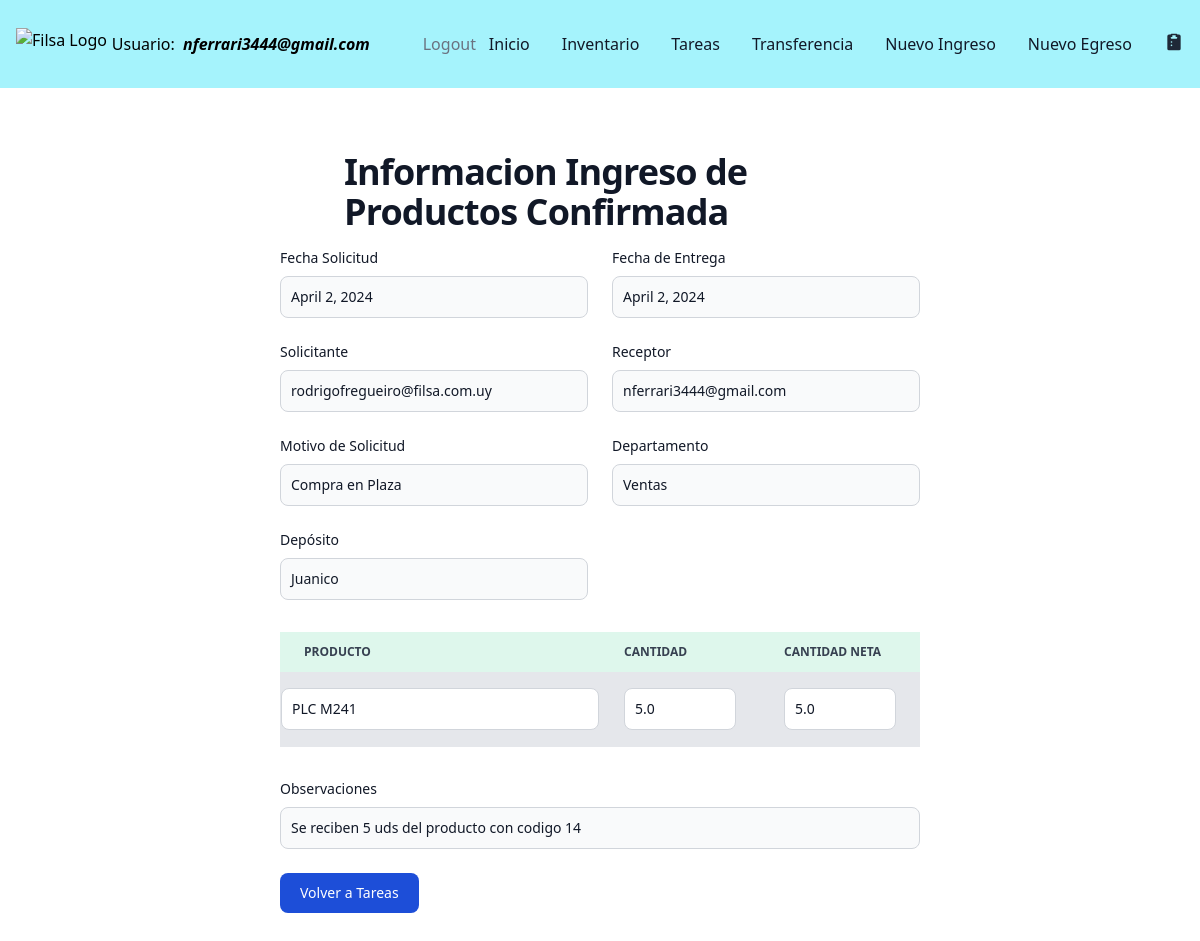
The page /inbound-confirmed/2 (signed in) on the database as committed earlier.
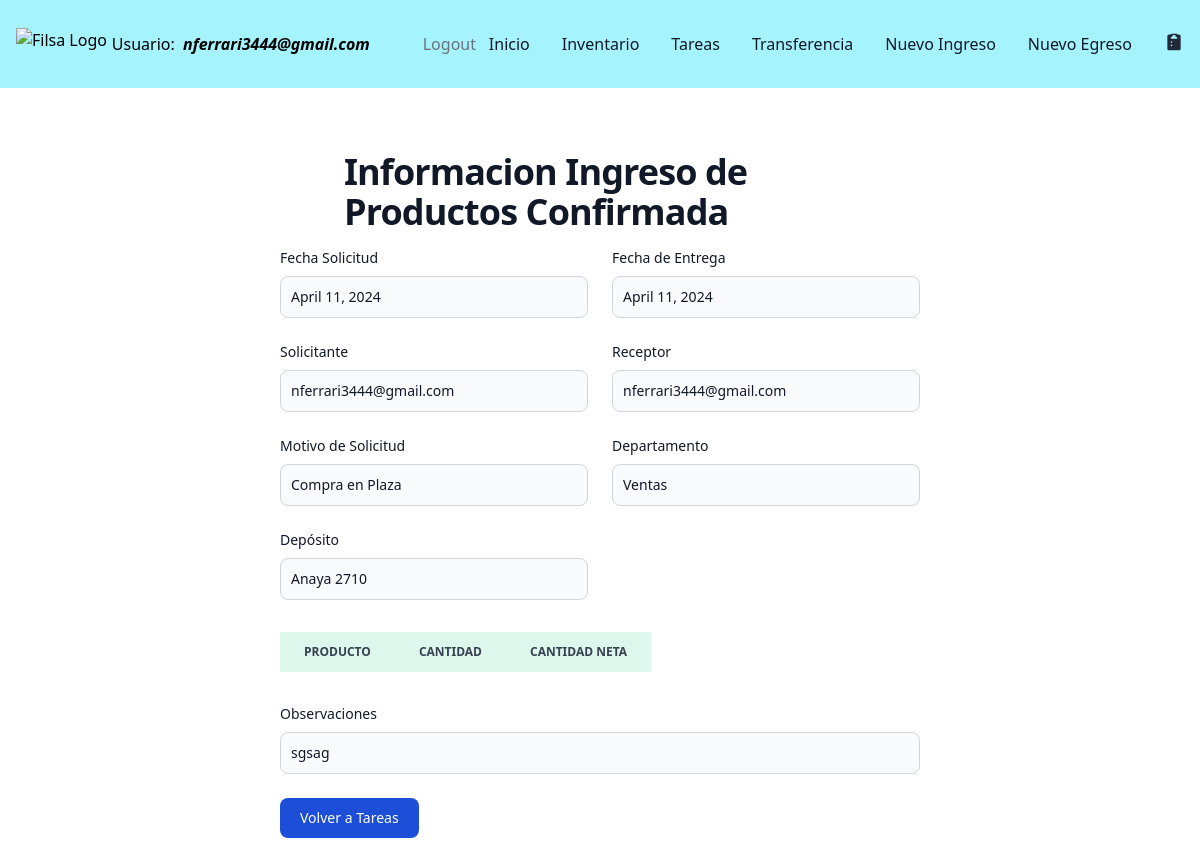
The same page on the database as committed later.
### filsa/models.py (models this page shows, shortened)
class Tasks(models.Model):
    STATUS = [('Pending','Pending'),
              ('Confirmed','Confirmed')]
    DEPARTMENT = [('Ventas','Ventas'),
                ('Dirección', 'Dirección'),
                ('Administración', 'Administración'),
                 ('Encargado Servicio Técnico', 'Encargado Servicio Técnico'),
                ('Servicio Técnico', 'Servicio Técnico'),
                ('Logística','Logística')
                ]
    MOTIVOSINGRESO = [('Devolución Mercadería', 'Devolución Mercadería'),
                ('Importación', 'Importación'),
                 ('Compra en Plaza', 'Compra en Plaza'),
                 ('Armado Nuevo Producto', 'Armado Nuevo Producto' )]
    MOTIVOSEGRESO = [('Servicio Técnico', 'Servicio Técnico'),
                     ('Planta de Armado', 'Planta de Armado'),
                      ('Ventas', 'Ventas'),
                       ('Mantenimiento', 'Mantenimiento') ]
    task_id = models.AutoField(primary_key=True)
    receptor = models.ForeignKey(CustomUser, on_delete=models.CASCADE, related_name='receptor',  blank=True, null=True)
    issuer = models.ForeignKey(CustomUser, on_delete=models.CASCADE, related_name='issuer', blank=True, null=True)
    status = models.CharField(max_length=30, choices= STATUS, default='Pending')
    department = models.CharField(max_length=30, choices = DEPARTMENT, default='Sales')
    date = models.DateField(verbose_name=u"Fecha")
    deliveryDate = models.DateField(verbose_name=u"Fecha", default = '1970-01-01')
    motivoIngreso = models.CharField(max_length=30, choices = MOTIVOSINGRESO) # default='Transferencia Depósitos')
    motivoEgreso = models.CharField(max_length=30, choices = MOTIVOSEGRESO) #default='Transferencia Depósitos')
    warehouseProduct = models.ForeignKey(WarehousesProduct, on_delete= models.CASCADE, blank=True, null=True)
    actionType = models.CharField(max_length=20,  default='Inbound')
    observations = models.CharField(max_length=500, null=True, blank= True)

class CustomUser( AbstractBaseUser , PermissionsMixin ):
    class Meta:
        verbose_name = 'Usuarios'
        verbose_name_plural = 'Usuarios'
    username = models.CharField(max_length=40, verbose_name="Usuario")
    password = models.CharField(max_length=100)
    email = models.EmailField(max_length=40, blank=False, unique=True,
                              default='', error_messages =
                                {'required': 'Please provide your email address.',
                  'unique': 'An account with this email exist'}, verbose_name="Correo")
    departamento = models.CharField(max_length=30,  default='Sales', verbose_name="Departamento")
    role = models.CharField(max_length=40,  blank=True, null=True, verbose_name= "Rol")
    is_staff = models.BooleanField(default=False)
    is_superuser = models.BooleanField(default=False)
    is_active = models.BooleanField(default=True)
    USERNAME_FIELD = 'email'
    REQUIRED_FIELDS = ['username']
    objects = CustomUserManager()

class WarehousesProduct(models.Model):
    class Meta:
        verbose_name = 'Productos en Deposito'
        verbose_name_plural = 'Productos en Deposito'
    name = models.CharField(max_length=100, verbose_name="Deposito")
    product = models.ForeignKey(Product, on_delete = models.CASCADE,  blank=True, null=True, verbose_name="Producto" )
    quantity = models.FloatField(default=0, verbose_name="Cantidad en Deposito")
    location = models.CharField(max_length=100, default='', blank=True, null=True, verbose_name="Ubicacion")
    deltaQuantity = models.FloatField()
    inTransit = models.BooleanField(default=False)

class StockMovements(models.Model):
    class Meta:
      verbose_name = 'Detalle Movimiento Producto'
      verbose_name_plural = 'Detalle Movimientos Productos'
    MOVEMENT = [('Inbound','Inbound'),
                ('Outbound', 'Outbound')]
    warehouseProduct = models.ForeignKey(WarehousesProduct, on_delete=models.CASCADE,  verbose_name=u"Nombre de Producto")
    task = models.ForeignKey(Tasks, on_delete=models.CASCADE,  blank=True, null=True )
    actionType = models.CharField(max_length=25,  default='Inbound')
    cantidad = models.FloatField(default=0)
    cantidadNeta = models.FloatField(default=0)
    cantidadEntregada = models.FloatField(default=0)
    image = models.ImageField(upload_to='images/', null=True, blank=True)

class Product(models.Model):
    class Meta:
      verbose_name = 'Stock Productos vs Seguridad'
      verbose_name_plural = 'Stock Productos vs Seguridad'
    CATEGORIES = [('Tubos', 'Tubos'),
                  ('Tornillos', 'Tornillos'),
                  ('Accesorios','Accesorios'),
                  ('Maquinas','Maquinas'),
                  ('Insumos','Insumos')
                  ]
    product_id = models.AutoField(primary_key=True)
    name = models.CharField(max_length=100)
    barcode = models.CharField(max_length= 100, verbose_name=u"Codigo de Barras")
    internalCode = models.BigIntegerField(verbose_name=u"Codigo Interno")
    quantity = models.FloatField()
    category = models.CharField(max_length=100, default='Insumos') #  choices=CATEGORIES,
    supplier = models.CharField(max_length=100, default='')
    stockSecurity = models.IntegerField(default=0)
    hasOffer = models.ForeignKey(Cotization, on_delete=models.SET_DEFAULT, blank=True, null=True, default=None)
    quantityOffer = models.FloatField(null=True, blank= True)
    priceOffer = models.FloatField(null=True, blank= True)

### filsa/views.py (the view)
# urls.py: path('inbound-confirmed/<int:requested_id>', inboundConfirmedView, name='inboundconfirmed'),
@login_required
def inboundConfirmedView(request, requested_id):
    confirmedTask = Tasks.objects.filter(task_id=requested_id, status='Confirmed')
    return render(request, 'inboundConfirmed.html', { 'task': confirmedTask[0] })

### filsa/templates/inboundConfirmed.html (shortened to what the changed rows need)
{% extends '_base.html' %}
{% load static %}
{% block content %}
<section class="bg-white dark:bg-gray-900">
    <div class="py-8 px-4 mx-auto max-w-2xl lg:py-16">
        <h1 class="flex mb-4 text-2xl sm:px-16 font-extrabold leading-none tracking-tight text-gray-900 md:text-3xl lg:text-4xl dark:text-white">Informacion Ingreso de Productos Confirmada</h1>
            <div class="grid gap-4 sm:grid-cols-2 sm:gap-6">
                <div>
                    <label for="brand" class="block mb-2 text-sm font-medium text-gray-900 dark:text-white">Fecha Solicitud</label>
                     <div class="bg-gray-50 border border-gray-300 text-gray-900 text-sm rounded-lg focus:ring-primary-600 focus:border-primary-600 block w-full p-2.5 dark:bg-gray-700 dark:border-gray-600 dark:placeholder-gray-400 dark:text-white dark:focus:ring-primary-500 dark:focus:border-primary-500">{{task.date}}</div>
                </div>
                    <div>
                        <label for="brand" class="block mb-2 text-sm font-medium text-gray-900 dark:text-white">Fecha de Entrega</label>
                         <div class="bg-gray-50 border border-gray-300 text-gray-900 text-sm rounded-lg focus:ring-primary-600 focus:border-primary-600 block w-full p-2.5 dark:bg-gray-700 dark:border-gray-600 dark:placeholder-gray-400 dark:text-white dark:focus:ring-primary-500 dark:focus:border-primary-500">{{task.deliveryDate}}</div>
                    </div>
                <div>
                    <label for="solicitante" class="block mb-2 text-sm font-medium text-gray-900 dark:text-white">Solicitante</label>
                    <div class="bg-gray-50 border border-gray-300 text-gray-900 text-sm rounded-lg focus:ring-primary-600 focus:border-primary-600 block w-full p-2.5 dark:bg-gray-700 dark:border-gray-600 dark:placeholder-gray-400 dark:text-white dark:focus:ring-primary-500 dark:focus:border-primary-500"> {{task.issuer.email}} </div>
                </div>
                <div>
                    <label for="receptor" class="block mb-2 text-sm font-medium text-gray-900 dark:text-white">Receptor</label>
                    <div class="bg-gray-50 border border-gray-300 text-gray-900 text-sm rounded-lg focus:ring-primary-600 focus:border-primary-600 block w-full p-2.5 dark:bg-gray-700 dark:border-gray-600 dark:placeholder-gray-400 dark:text-white dark:focus:ring-primary-500 dark:focus:border-primary-500"> {{task.receptor.email}} </div>
                </div>
                <div>
                    <label for="receptor" class="block mb-2 text-sm font-medium text-gray-900 dark:text-white">Motivo de Solicitud</label>
                    <div class="bg-gray-50 border border-gray-300 text-gray-900 text-sm rounded-lg focus:ring-primary-600 focus:border-primary-600 block w-full p-2.5 dark:bg-gray-700 dark:border-gray-600 dark:placeholder-gray-400 dark:text-white dark:focus:ring-primary-500 dark:focus:border-primary-500"> {{task.motivoIngreso}} </div>
                </div>
                <div>
                <label for="departamento" class="block mb-2 text-sm font-medium text-gray-900 dark:text-white">Departamento</label>
                <div class="bg-gray-50 border border-gray-300 text-gray-900 text-sm rounded-lg focus:ring-primary-600 focus:border-primary-600 block w-full p-2.5 dark:bg-gray-700 dark:border-gray-600 dark:placeholder-gray-400 dark:text-white dark:focus:ring-primary-500 dark:focus:border-primary-500"> {{task.department}} </div>
                </div>
                <div>
                    <label for="departamento" class="block mb-2 text-sm font-medium text-gray-900 dark:text-white">Depósito</label>
                    <div class="bg-gray-50 border border-gray-300 text-gray-900 text-sm rounded-lg focus:ring-primary-600 focus:border-primary-600 block w-full p-2.5 dark:bg-gray-700 dark:border-gray-600 dark:placeholder-gray-400 dark:text-white dark:focus:ring-primary-500 dark:focus:border-primary-500">{{task.warehouseProduct.name}}</div>
                    </div>
                </div>
                <div class="py-8">
                    <table id="productTable" class="py-8 px-4 max-w-4xl lg:py-16 text-sm text-left rtl:text-right text-gray-500 dark:text-gray-400">
                       <thead class="text-xs text-gray-700 uppercase bg-green-100 dark:bg-gray-700 dark:text-gray-400">
                           <tr>
                               <th scope="col" class="px-6 py-3">Producto</th>
                               <th scope="col" class="px-6 py-3">Cantidad</th>
                               <th scope="col" class="px-6 py-3">Cantidad Neta</th>
                           </tr>
                       </thead>
                       <tbody>
                           {% for product in task.stockmovements_set.all %}
                           {% if  product.actionType == 'Confirma Ingreso' %}
                                <tr class="bg-gray-200 border-b dark:bg-gray-800 dark:border-gray-700">
                                   <td class="w-1/2"><input type="text" name="producto_{{ forloop.counter0 }}" value="{{product.warehouseProduct.product.name}}"  class="bg-gray-150 border border-gray-300 text-gray-900 text-sm rounded-lg focus:ring-blue-500 focus:border-blue-500 block w-full p-2.5 dark:bg-gray-700 dark:border-gray-600 dark:placeholder-gray-400 dark:text-white dark:focus:ring-blue-500 dark:focus:border-blue-500"  id="" name="" placeholder="" disabled></td>
                                   <td class="px-6 py-4"><input type="number" name="cantidad_{{ forloop.counter0 }}" value="{{product.cantidad}}"  class="bg-gray-150 border border-gray-300 text-gray-900 text-sm rounded-lg focus:ring-blue-500 focus:border-blue-500 block w-full p-2.5 dark:bg-gray-700 dark:border-gray-600 dark:placeholder-gray-400 dark:text-white dark:focus:ring-blue-500 dark:focus:border-blue-500" id="" name="" placeholder="" disabled></td>
                                   <td class="px-6 py-4"><input type="number" name="cantidadNeta_{{forloop.counter0}}" value="{{product.cantidadNeta}}" class="border border-gray-300 text-gray-900 text-sm rounded-lg focus:ring-blue-500 focus:border-blue-500 block w-full p-2.5 dark:bg-gray-700 dark:border-gray-600 dark:placeholder-gray-400 dark:text-white dark:focus:ring-blue-500 dark:focus:border-blue-500" id="" name="" placeholder="" disabled></td>
                               </tr>
                           {% endif %}
                           {% endfor %}
                       </tbody>
                   </table>
               </div>
                <div class="sm:col-span-2">
                    <label for="description" class="block mb-2 text-sm font-medium text-gray-900 dark:text-white">Observaciones</label>
                    <div class="block p-2.5 w-full text-sm text-gray-900 bg-gray-50 rounded-lg border border-gray-300 focus:ring-primary-500 focus:border-primary-500 dark:bg-gray-700 dark:border-gray-600 dark:placeholder-gray-400 dark:text-white dark:focus:ring-primary-500 dark:focus:border-primary-500">{{task.observations}}</div>
                </div>
    </div>
  </section>
  {% endblock content %}

Rows that differ between the two databases and show on the page:
removed StockMovements: warehouseProduct.product.name "PLC M241", cantidad "5.0", cantidadNeta "5.0"
changed Tasks "Compra en Plaza": date "April 2, 2024" → "April 11, 2024"; deliveryDate "April 2, 2024" → "April 11, 2024"; issuer.email "rodrigofregueiro@filsa.com.uy" → "nferrari3444@gmail.com"; warehouseProduct.name "Juanico" → "Anaya 2710"; observations "Se reciben 5 uds del producto con codigo 14" → "sgsag"
